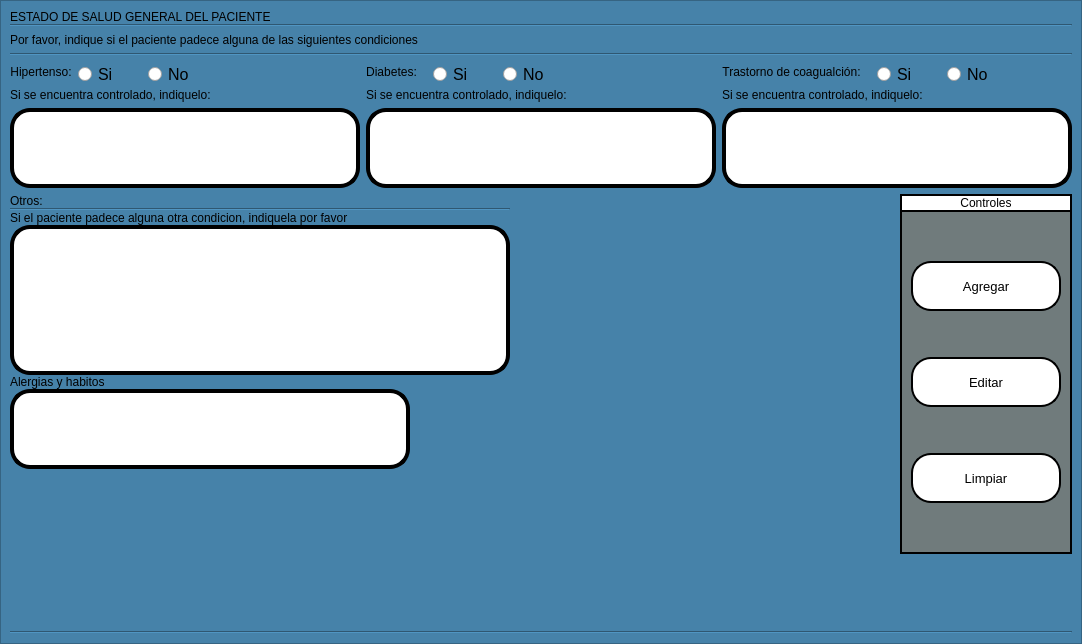
         <widget class="QWidget" name="tab_antecendetes">
          <attribute name="icon">
           <iconset>
            <normaloff>ELEMENTOS GRAFICOS/seguro.png</normaloff>ELEMENTOS GRAFICOS/seguro.png</iconset>
          </attribute>
          <attribute name="title">
           <string>Estado de salud del paciente</string>
          </attribute>
          <layout class="QVBoxLayout" name="verticalLayout_22">
           <property name="spacing">
            <number>0</number>
           </property>
           <property name="leftMargin">
            <number>0</number>
           </property>
           <property name="topMargin">
            <number>0</number>
           </property>
           <property name="rightMargin">
            <number>0</number>
           </property>
           <property name="bottomMargin">
            <number>0</number>
           </property>
           <item>
            <widget class="QFrame" name="fondo_2">
             <property name="styleSheet">
              <string notr="true">QFrame{
background-color:rgb(70, 130, 169);
	font: 12pt &quot;Microsoft Sans Serif&quot;;
}
QTableWidget{
color:rgb(0,0,0);
gridline-color:rgb(0,206,151);
font-size:12pt;
}
QHeaderView::section{
background-color:rgb(0,206,151);
border:1px solid rgb(0,0,0);
font-size:12pt;
}
QTbaleWidget QTableCornerButton::section{
background-color:rgb(0,0,0);
border:1px solid  rgb(0,206,151);
}
QLineEdit{
border:2px solid rgb(0,0,0);
border-radius:20px;
background-color:#D0D3D4;
	font: 12pt &quot;Microsoft Sans Serif&quot;;
}
QPushButton{
border-radius:20px;
border:2px solid rgb(0,0,0);
background-color:white;
}
QPushButton:hover{
	background-color:#CB4335;
}
QTextEdit{
border:4px solid rgb(0,0,0);
border-radius:20px;
	font: 12pt &quot;Microsoft Sans Serif&quot;;
	background-color: rgb(255, 255, 255);
}
</string>
             </property>
             <property name="frameShape">
              <enum>QFrame::StyledPanel</enum>
             </property>
             <property name="frameShadow">
              <enum>QFrame::Raised</enum>
             </property>
             <layout class="QVBoxLayout" name="verticalLayout_60">
              <item>
               <layout class="QVBoxLayout" name="verticalLayout_47">
                <property name="spacing">
                 <number>0</number>
                </property>
                <item>
                 <widget class="QLabel" name="label_6">
                  <property name="text">
                   <string>ESTADO DE SALUD GENERAL DEL PACIENTE</string>
                  </property>
                 </widget>
                </item>
                <item>
                 <widget class="Line" name="line_2">
                  <property name="orientation">
                   <enum>Qt::Horizontal</enum>
                  </property>
                 </widget>
                </item>
               </layout>
              </item>
              <item>
               <layout class="QVBoxLayout" name="verticalLayout_48">
                <item>
                 <widget class="QLabel" name="lbl">
                  <property name="text">
                   <string>Por favor, indique si el paciente padece alguna de las siguientes condiciones</string>
                  </property>
                 </widget>
                </item>
               </layout>
              </item>
              <item>
               <widget class="Line" name="line_4">
                <property name="orientation">
                 <enum>Qt::Horizontal</enum>
                </property>
               </widget>
              </item>
              <item>
               <layout class="QHBoxLayout" name="horizontalLayout_64">
                <item>
                 <layout class="QVBoxLayout" name="verticalLayout_38">
                  <item>
                   <layout class="QHBoxLayout" name="horizontalLayout_57">
                    <item>
                     <widget class="QLabel" name="lbl_2">
                      <property name="text">
                       <string>Hipertenso:</string>
                      </property>
                      <property name="alignment">
                       <set>Qt::AlignCenter</set>
                      </property>
                     </widget>
                    </item>
                    <item>
                     <widget class="QGroupBox" name="groupBox">
                      <property name="minimumSize">
                       <size>
                        <width>150</width>
                        <height>0</height>
                       </size>
                      </property>
                      <property name="styleSheet">
                       <string notr="true">border:none;</string>
                      </property>
                      <property name="title">
                       <string/>
                      </property>
                      <widget class="QRadioButton" name="btn_si">
                       <property name="geometry">
                        <rect>
                         <x>0</x>
                         <y>0</y>
                         <width>37</width>
                         <height>24</height>
                        </rect>
                       </property>
                       <property name="font">
                        <font>
                         <family>Microsoft Sans Serif</family>
                         <pointsize>12</pointsize>
                        </font>
                       </property>
                       <property name="styleSheet">
                        <string notr="true"/>
                       </property>
                       <property name="text">
                        <string>Si</string>
                       </property>
                      </widget>
                      <widget class="QRadioButton" name="btn_no">
                       <property name="geometry">
                        <rect>
                         <x>70</x>
                         <y>0</y>
                         <width>43</width>
                         <height>24</height>
                        </rect>
                       </property>
                       <property name="font">
                        <font>
                         <family>Microsoft Sans Serif</family>
                         <pointsize>12</pointsize>
                        </font>
                       </property>
                       <property name="text">
                        <string>No</string>
                       </property>
                      </widget>
                     </widget>
                    </item>
                    <item>
                     <spacer name="horizontalSpacer_27">
                      <property name="orientation">
                       <enum>Qt::Horizontal</enum>
                      </property>
                      <property name="sizeHint" stdset="0">
                       <size>
                        <width>40</width>
                        <height>20</height>
                       </size>
                      </property>
                     </spacer>
                    </item>
                   </layout>
                  </item>
                  <item>
                   <layout class="QVBoxLayout" name="verticalLayout_37">
                    <item>
                     <widget class="QLabel" name="lbl_6">
                      <property name="text">
                       <string>Si se encuentra controlado, indiquelo:</string>
                      </property>
                     </widget>
                    </item>
                    <item>
                     <widget class="QTextEdit" name="hiper_control">
                      <property name="minimumSize">
                       <size>
                        <width>350</width>
                        <height>80</height>
                       </size>
                      </property>
                      <property name="maximumSize">
                       <size>
                        <width>350</width>
                        <height>80</height>
                       </size>
                      </property>
                     </widget>
                    </item>
                   </layout>
                  </item>
                 </layout>
                </item>
                <item>
                 <layout class="QVBoxLayout" name="verticalLayout_40">
                  <item>
                   <layout class="QHBoxLayout" name="horizontalLayout_58">
                    <item>
                     <widget class="QLabel" name="lbl_3">
                      <property name="text">
                       <string>Diabetes:</string>
                      </property>
                      <property name="alignment">
                       <set>Qt::AlignCenter</set>
                      </property>
                     </widget>
                    </item>
                    <item>
                     <widget class="QGroupBox" name="groupBox_2">
                      <property name="minimumSize">
                       <size>
                        <width>150</width>
                        <height>0</height>
                       </size>
                      </property>
                      <property name="styleSheet">
                       <string notr="true">border:none;</string>
                      </property>
                      <property name="title">
                       <string/>
                      </property>
                      <widget class="QRadioButton" name="btn_si_4">
                       <property name="geometry">
                        <rect>
                         <x>10</x>
                         <y>0</y>
                         <width>37</width>
                         <height>24</height>
                        </rect>
                       </property>
                       <property name="font">
                        <font>
                         <family>Microsoft Sans Serif</family>
                         <pointsize>12</pointsize>
                        </font>
                       </property>
                       <property name="styleSheet">
                        <string notr="true"/>
                       </property>
                       <property name="text">
                        <string>Si</string>
                       </property>
                      </widget>
                      <widget class="QRadioButton" name="btn_no_4">
                       <property name="geometry">
                        <rect>
                         <x>80</x>
                         <y>0</y>
                         <width>43</width>
                         <height>24</height>
                        </rect>
                       </property>
                       <property name="font">
                        <font>
                         <family>Microsoft Sans Serif</family>
                         <pointsize>12</pointsize>
                        </font>
                       </property>
                       <property name="text">
                        <string>No</string>
                       </property>
                      </widget>
                     </widget>
                    </item>
                    <item>
                     <spacer name="horizontalSpacer_28">
                      <property name="orientation">
                       <enum>Qt::Horizontal</enum>
                      </property>
                      <property name="sizeHint" stdset="0">
                       <size>
                        <width>40</width>
                        <height>20</height>
                       </size>
                      </property>
                     </spacer>
                    </item>
                   </layout>
                  </item>
                  <item>
                   <layout class="QVBoxLayout" name="verticalLayout_39">
                    <item>
                     <widget class="QLabel" name="lbl_7">
                      <property name="text">
                       <string>Si se encuentra controlado, indiquelo:</string>
                      </property>
                     </widget>
                    </item>
                    <item>
                     <widget class="QTextEdit" name="diabetes_control">
                      <property name="minimumSize">
                       <size>
                        <width>350</width>
                        <height>80</height>
                       </size>
                      </property>
                      <property name="maximumSize">
                       <size>
                        <width>350</width>
                        <height>80</height>
                       </size>
                      </property>
                     </widget>
                    </item>
                   </layout>
                  </item>
                 </layout>
                </item>
                <item>
                 <layout class="QVBoxLayout" name="verticalLayout_49">
                  <item>
                   <layout class="QHBoxLayout" name="horizontalLayout_61">
                    <item>
                     <widget class="QLabel" name="lbl_4">
                      <property name="text">
                       <string>Trastorno de coagualción:</string>
                      </property>
                      <property name="alignment">
                       <set>Qt::AlignCenter</set>
                      </property>
                     </widget>
                    </item>
                    <item>
                     <widget class="QGroupBox" name="groupBox_3">
                      <property name="minimumSize">
                       <size>
                        <width>150</width>
                        <height>0</height>
                       </size>
                      </property>
                      <property name="styleSheet">
                       <string notr="true">border:none;</string>
                      </property>
                      <property name="title">
                       <string/>
                      </property>
                      <widget class="QRadioButton" name="btn_si_3">
                       <property name="geometry">
                        <rect>
                         <x>10</x>
                         <y>0</y>
                         <width>37</width>
                         <height>24</height>
                        </rect>
                       </property>
                       <property name="font">
                        <font>
                         <family>Microsoft Sans Serif</family>
                         <pointsize>12</pointsize>
                        </font>
                       </property>
                       <property name="styleSheet">
                        <string notr="true"/>
                       </property>
                       <property name="text">
                        <string>Si</string>
                       </property>
                      </widget>
                      <widget class="QRadioButton" name="btn_no_3">
                       <property name="geometry">
                        <rect>
                         <x>80</x>
                         <y>0</y>
                         <width>43</width>
                         <height>24</height>
                        </rect>
                       </property>
                       <property name="font">
                        <font>
                         <family>Microsoft Sans Serif</family>
                         <pointsize>12</pointsize>
                        </font>
                       </property>
                       <property name="text">
                        <string>No</string>
                       </property>
                      </widget>
                     </widget>
                    </item>
                    <item>
                     <spacer name="horizontalSpacer_29">
                      <property name="orientation">
                       <enum>Qt::Horizontal</enum>
                      </property>
                      <property name="sizeHint" stdset="0">
                       <size>
                        <width>40</width>
                        <height>20</height>
                       </size>
                      </property>
                     </spacer>
                    </item>
                   </layout>
                  </item>
                  <item>
                   <layout class="QVBoxLayout" name="verticalLayout_46">
                    <item>
                     <widget class="QLabel" name="lbl_8">
                      <property name="text">
                       <string>Si se encuentra controlado, indiquelo:</string>
                      </property>
                     </widget>
                    </item>
                    <item>
                     <widget class="QTextEdit" name="coagualcion_control">
                      <property name="minimumSize">
                       <size>
                        <width>350</width>
                        <height>80</height>
                       </size>
                      </property>
                      <property name="maximumSize">
                       <size>
                        <width>350</width>
                        <height>80</height>
                       </size>
                      </property>
                     </widget>
                    </item>
                   </layout>
                  </item>
                 </layout>
                </item>
               </layout>
              </item>
              <item>
               <layout class="QHBoxLayout" name="horizontalLayout_4">
                <item>
                 <layout class="QVBoxLayout" name="verticalLayout_59">
                  <item>
                   <layout class="QVBoxLayout" name="verticalLayout_18">
                    <property name="spacing">
                     <number>0</number>
                    </property>
                    <item>
                     <widget class="QLabel" name="lbl_5">
                      <property name="text">
                       <string>Otros:</string>
                      </property>
                     </widget>
                    </item>
                    <item>
                     <widget class="Line" name="line_3">
                      <property name="orientation">
                       <enum>Qt::Horizontal</enum>
                      </property>
                     </widget>
                    </item>
                    <item>
                     <layout class="QVBoxLayout" name="verticalLayout_7">
                      <item>
                       <layout class="QVBoxLayout" name="verticalLayout">
                        <item>
                         <widget class="QLabel" name="lbl_10">
                          <property name="text">
                           <string>Si el paciente padece alguna otra condicion, indiquela por favor</string>
                          </property>
                         </widget>
                        </item>
                        <item>
                         <widget class="QTextEdit" name="ln_data">
                          <property name="minimumSize">
                           <size>
                            <width>500</width>
                            <height>150</height>
                           </size>
                          </property>
                          <property name="maximumSize">
                           <size>
                            <width>500</width>
                            <height>150</height>
                           </size>
                          </property>
                         </widget>
                        </item>
                       </layout>
                      </item>
                      <item>
                       <layout class="QHBoxLayout" name="horizontalLayout_3">
                        <item>
                         <layout class="QVBoxLayout" name="verticalLayout_6">
                          <item>
                           <widget class="QLabel" name="lbl_11">
                            <property name="text">
                             <string>Alergias y habitos</string>
                            </property>
                           </widget>
                          </item>
                          <item>
                           <widget class="QTextEdit" name="ln_alergias">
                            <property name="minimumSize">
                             <size>
                              <width>400</width>
                              <height>80</height>
                             </size>
                            </property>
                            <property name="maximumSize">
                             <size>
                              <width>400</width>
                              <height>80</height>
                             </size>
                            </property>
                           </widget>
                          </item>
                         </layout>
                        </item>
                        <item>
                         <spacer name="horizontalSpacer_2">
                          <property name="orientation">
                           <enum>Qt::Horizontal</enum>
                          </property>
                          <property name="sizeHint" stdset="0">
                           <size>
                            <width>40</width>
                            <height>20</height>
                           </size>
                          </property>
                         </spacer>
                        </item>
                       </layout>
                      </item>
                     </layout>
                    </item>
                   </layout>
                  </item>
                  <item>
                   <spacer name="verticalSpacer_21">
                    <property name="orientation">
                     <enum>Qt::Vertical</enum>
                    </property>
                    <property name="sizeHint" stdset="0">
                     <size>
                      <width>20</width>
                      <height>50</height>
                     </size>
                    </property>
                   </spacer>
                  </item>
                 </layout>
                </item>
                <item>
                 <spacer name="horizontalSpacer_13">
                  <property name="orientation">
                   <enum>Qt::Horizontal</enum>
                  </property>
                  <property name="sizeHint" stdset="0">
                   <size>
                    <width>40</width>
                    <height>20</height>
                   </size>
                  </property>
                 </spacer>
                </item>
                <item>
                 <layout class="QVBoxLayout" name="verticalLayout_16">
                  <property name="spacing">
                   <number>0</number>
                  </property>
                  <item>
                   <widget class="QLabel" name="label_9">
                    <property name="styleSheet">
                     <string notr="true">QLabel{
background-color:white;
border-right:2px solid rgb(0,0,0);
border-left:2px solid rgb(0,0,0);
border-top:2px solid rgb(0,0,0);
}</string>
                    </property>
                    <property name="text">
                     <string>Controles</string>
                    </property>
                    <property name="alignment">
                     <set>Qt::AlignCenter</set>
                    </property>
                   </widget>
                  </item>
                  <item>
                   <widget class="QFrame" name="frame_6">
                    <property name="styleSheet">
                     <string notr="true">QFrame{
	background-color:#707B7C;
border-right:2px solid rgb(0,0,0);
border-left:2px solid rgb(0,0,0);
border-bottom:2px solid rgb(0,0,0);
border-top:2px solid rgb(0,0,0);
}</string>
                    </property>
                    <property name="frameShape">
                     <enum>QFrame::StyledPanel</enum>
                    </property>
                    <property name="frameShadow">
                     <enum>QFrame::Raised</enum>
                    </property>
                    <layout class="QVBoxLayout" name="verticalLayout_41">
                     <item>
                      <layout class="QVBoxLayout" name="verticalLayout_42">
                       <item>
                        <spacer name="verticalSpacer_13">
                         <property name="orientation">
                          <enum>Qt::Vertical</enum>
                         </property>
                         <property name="sizeHint" stdset="0">
                          <size>
                           <width>20</width>
                           <height>40</height>
                          </size>
                         </property>
                        </spacer>
                       </item>
                       <item>
                        <widget class="QPushButton" name="btn_agg_2">
                         <property name="minimumSize">
                          <size>
                           <width>150</width>
                           <height>50</height>
                          </size>
                         </property>
                         <property name="maximumSize">
                          <size>
                           <width>150</width>
                           <height>50</height>
                          </size>
                         </property>
                         <property name="font">
                          <font>
                           <pointsize>10</pointsize>
                          </font>
                         </property>
                         <property name="text">
                          <string>Agregar</string>
                         </property>
                         <property name="icon">
                          <iconset>
                           <normaloff>ELEMENTOS GRAFICOS/save.png</normaloff>ELEMENTOS GRAFICOS/save.png</iconset>
                         </property>
                         <property name="iconSize">
                          <size>
                           <width>25</width>
                           <height>25</height>
                          </size>
                         </property>
                        </widget>
                       </item>
                       <item>
                        <spacer name="verticalSpacer_14">
                         <property name="orientation">
                          <enum>Qt::Vertical</enum>
                         </property>
                         <property name="sizeHint" stdset="0">
                          <size>
                           <width>20</width>
                           <height>40</height>
                          </size>
                         </property>
                        </spacer>
                       </item>
                       <item>
                        <widget class="QPushButton" name="btn_edit_2">
                         <property name="minimumSize">
                          <size>
                           <width>150</width>
                           <height>50</height>
                          </size>
                         </property>
                         <property name="maximumSize">
                          <size>
                           <width>150</width>
                           <height>50</height>
                          </size>
                         </property>
                         <property name="font">
                          <font>
                           <pointsize>10</pointsize>
                          </font>
                         </property>
                         <property name="text">
                          <string>Editar</string>
                         </property>
                         <property name="icon">
                          <iconset>
                           <normaloff>ELEMENTOS GRAFICOS/editar-codigo.png</normaloff>ELEMENTOS GRAFICOS/editar-codigo.png</iconset>
                         </property>
                         <property name="iconSize">
                          <size>
                           <width>25</width>
                           <height>25</height>
                          </size>
                         </property>
                        </widget>
                       </item>
                       <item>
                        <spacer name="verticalSpacer_15">
                         <property name="orientation">
                          <enum>Qt::Vertical</enum>
                         </property>
                         <property name="sizeHint" stdset="0">
                          <size>
                           <width>20</width>
                           <height>40</height>
                          </size>
                         </property>
                        </spacer>
                       </item>
                       <item>
                        <widget class="QPushButton" name="btn_clear_2">
                         <property name="minimumSize">
                          <size>
                           <width>150</width>
                           <height>50</height>
                          </size>
                         </property>
                         <property name="maximumSize">
                          <size>
                           <width>150</width>
                           <height>50</height>
                          </size>
                         </property>
                         <property name="font">
                          <font>
                           <pointsize>10</pointsize>
                          </font>
                         </property>
                         <property name="text">
                          <string>Limpiar</string>
                         </property>
                         <property name="icon">
                          <iconset>
                           <normaloff>ELEMENTOS GRAFICOS/limpiar.png</normaloff>ELEMENTOS GRAFICOS/limpiar.png</iconset>
                         </property>
                         <property name="iconSize">
                          <size>
                           <width>25</width>
                           <height>25</height>
                          </size>
                         </property>
                        </widget>
                       </item>
                       <item>
                        <spacer name="verticalSpacer_16">
                         <property name="orientation">
                          <enum>Qt::Vertical</enum>
                         </property>
                         <property name="sizeHint" stdset="0">
                          <size>
                           <width>20</width>
                           <height>40</height>
                          </size>
                         </property>
                        </spacer>
                       </item>
                      </layout>
                     </item>
                    </layout>
                   </widget>
                  </item>
                 </layout>
                </item>
               </layout>
              </item>
              <item>
               <spacer name="verticalSpacer_6">
                <property name="orientation">
                 <enum>Qt::Vertical</enum>
                </property>
                <property name="sizeHint" stdset="0">
                 <size>
                  <width>20</width>
                  <height>71</height>
                 </size>
                </property>
               </spacer>
              </item>
              <item>
               <widget class="Line" name="line_7">
                <property name="orientation">
                 <enum>Qt::Horizontal</enum>
                </property>
               </widget>
              </item>
             </layout>
            </widget>
           </item>
          </layout>
         </widget>
